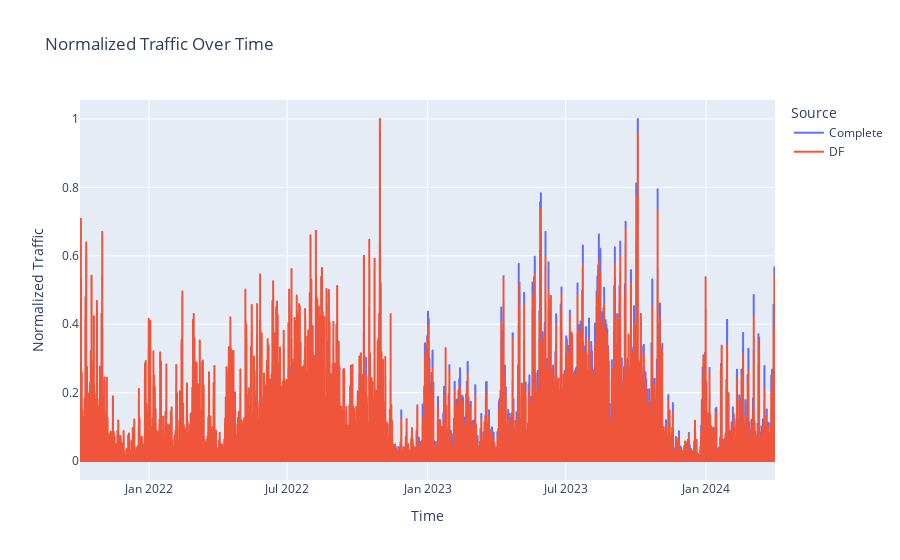

The notebook cell this image was saved under:
### Markdown cell above
## Comparition of normalized values from complete_df and 16_sensor_df

### Code cell
import pandas as pd
import plotly.express as px
from sklearn.preprocessing import MinMaxScaler

# Assuming `complete_df` and `df` have timestamps as their index
# Filter both DataFrames from the given timestamp
start_date = "2021-10-02 10:00:00"
end_date = "2024-03-31 10:00:00"
complete_df_filtered = complete_df.loc[start_date: end_date]
df_filtered = df_16_sensors.loc[start_date: end_date]

# Normalize the `traffic_abs` columns using MinMaxScaler
scaler = MinMaxScaler()

# Adding traffic_abs to avoid reshaping issues with indexes
complete_df_filtered['normalized_traffic_abs'] = scaler.fit_transform(complete_df_filtered[['traffic_abs']])
df_filtered['normalized_traffic_abs'] = scaler.fit_transform(df_filtered[['traffic_abs']])

# Combine data for plotting
combined_df = pd.concat([
    complete_df_filtered[['normalized_traffic_abs']].assign(Source='Complete'),
    df_filtered[['normalized_traffic_abs']].assign(Source='DF')
])

# Reset index for plotly compatibility
#combined_df.reset_index(inplace=True)

# Plot using Plotly Express
fig = px.line(
    combined_df,
    x=combined_df.index,
    y='normalized_traffic_abs',
    color='Source',
    title='Normalized Traffic Over Time',
    labels={'index': 'Timestamp', 'normalized_traffic_abs': 'Normalized Traffic'}
)

fig.show()

### Figure 1 — Plotly figure (JSON) as saved in the notebook; plotly's stock layout.template omitted (floating-point values rounded to 4 significant figures; data arrays with more than 128 entries replaced by an {"elided": "..."} marker saying what was removed)
{"data": [{"hovertemplate": "Source=Complete<br>Time=%{x}<br>Normalized Traffic=%{y}<extra></extra>", "legendgroup": "Complete", "line": {"color": "#636efa", "dash": "solid"}, "marker": {"symbol": "circle"}, "mode": "lines", "name": "Complete", "showlegend": true, "type": "scattergl", "x": {"elided": "21865 str values"}, "xaxis": "x", "y": {"elided": "21865 float values"}, "yaxis": "y"}, {"hovertemplate": "Source=DF<br>Time=%{x}<br>Normalized Traffic=%{y}<extra></extra>", "legendgroup": "DF", "line": {"color": "#EF553B", "dash": "solid"}, "marker": {"symbol": "circle"}, "mode": "lines", "name": "DF", "showlegend": true, "type": "scattergl", "x": {"elided": "21865 str values"}, "xaxis": "x", "y": {"elided": "21865 float values"}, "yaxis": "y"}], "layout": {"legend": {"title": {"text": "Source"}, "tracegroupgap": 0}, "title": {"text": "Normalized Traffic Over Time"}, "xaxis": {"anchor": "y", "domain": [0, 1], "title": {"text": "Time"}}, "yaxis": {"anchor": "x", "domain": [0, 1], "title": {"text": "Normalized Traffic"}}}}
